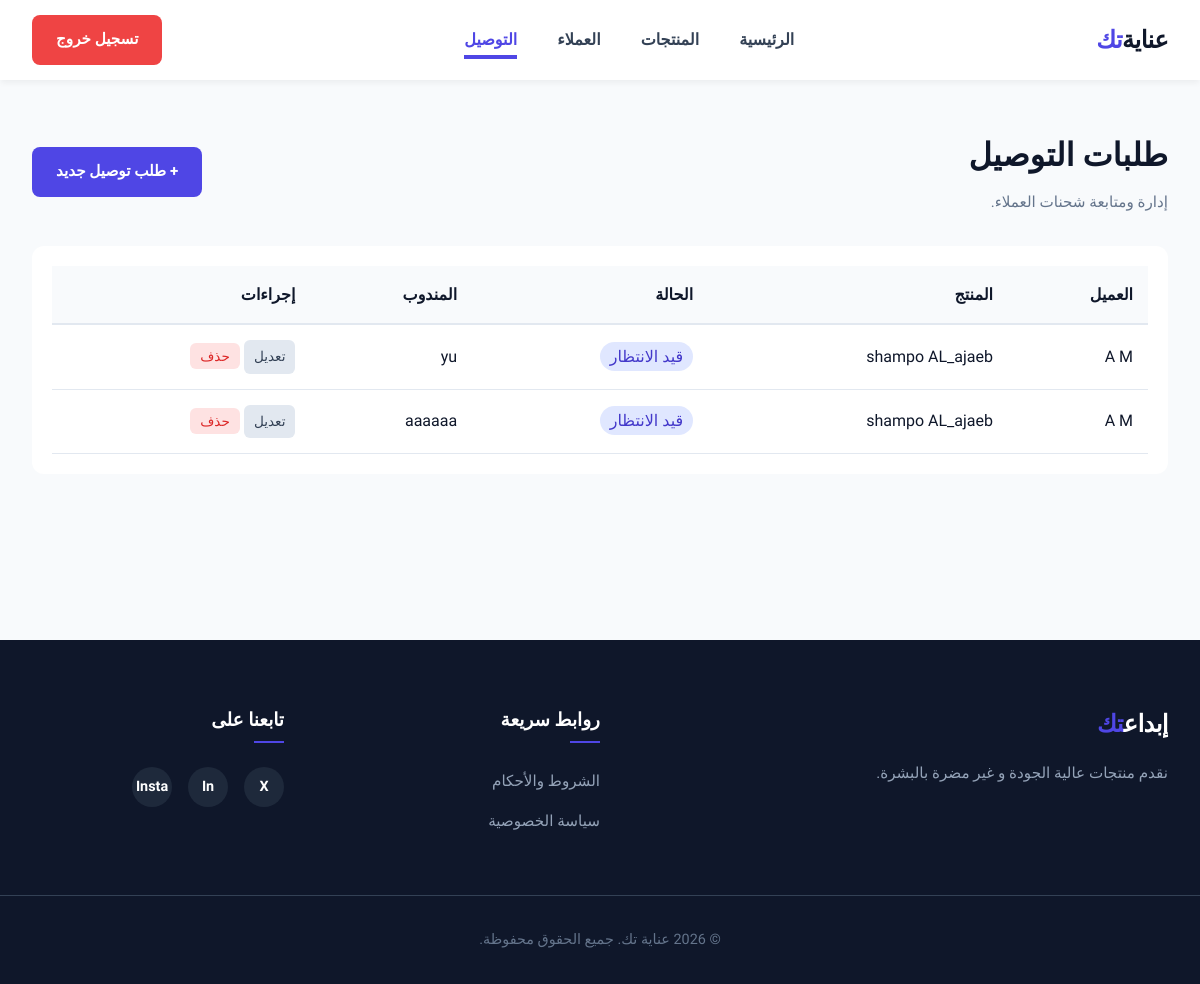
Page /delivery/ (signed in) on the committed database.
### delivery/models.py (models this page shows, shortened)
class DeliveryOrder(models.Model):
    STATUS_CHOICES = [
        ('PENDING', 'قيد الانتظار'),
        ('SHIPPED', 'تم الشحن'),
        ('DELIVERED', 'تم التوصيل'),
    ]
    customer = models.ForeignKey(Customer, on_delete=models.CASCADE, verbose_name="العميل")
    product = models.ForeignKey('products.Product', on_delete=models.CASCADE, verbose_name="المنتج")
    quantity = models.PositiveIntegerField(default=1, verbose_name="الكمية")
    status = models.CharField(max_length=20, choices=STATUS_CHOICES, default='PENDING', verbose_name="حالة الشحنة")
    order_date = models.DateTimeField(auto_now_add=True, verbose_name="تاريخ الطلب")
    delivery_driver_name = models.CharField(max_length=100, blank=True, null=True, verbose_name="اسم مندوب التوصيل")
    delivery_driver_phone = models.CharField(max_length=15, blank=True, null=True, verbose_name="هاتف المندوب")
    vehicle_number = models.CharField(max_length=50, blank=True, null=True, verbose_name="رقم مركبة التوصيل")

### customers/models.py (models this page shows, shortened)
class PersonInfo(models.Model):
    first_name = models.CharField(max_length=50, verbose_name="الاسم الأول")
    last_name = models.CharField(max_length=50, verbose_name="الاسم الأخير")
    phone = models.CharField(max_length=15, verbose_name="رقم الهاتف")
    address = models.TextField(verbose_name="العنوان")
    created_at = models.DateTimeField(auto_now_add=True, verbose_name="تاريخ الإضافة")
    class Meta:
        abstract = True

class Customer(PersonInfo):
    email = models.EmailField(unique=True, verbose_name="البريد الإلكتروني")

### products/models.py (models this page shows, shortened)
class Product(models.Model):
    CATEGORY_CHOICES = [
        ('تصميم واجهات', 'تصميم واجهات'),
        ('برمجيات وتطبيقات', 'برمجيات وتطبيقات'),
        ('استشارات رقمية', 'استشارات رقمية'),
        ('خدمات سحابية', 'خدمات سحابية'),
    ]
    name = models.CharField(max_length=200)
    description = models.TextField()
    price = models.DecimalField(max_digits=10, decimal_places=2)
    stock = models.IntegerField(default=0)
    category = models.CharField(max_length=100, choices=CATEGORY_CHOICES, blank=True, null=True)

### delivery/views.py (the view)
# urls.py: path('', views.DeliveryOrderListView.as_view(), name='delivery_order_list'),
class DeliveryOrderListView(LoginRequiredMixin, ListView):
    model = DeliveryOrder
    template_name = 'delivery/delivery_list.html'
    context_object_name = 'orders'
    ordering = ['-order_date']

### delivery/templates/delivery/delivery_list.html (shortened to what this page needs)
{% extends 'base.html' %}
{% load static %}
{% block extra_css %}
    <link rel="stylesheet" href="{% static 'css/products.css' %}">
{% endblock %}
{% block content %}
<main class="main-content-area animate-fade-in">
    <div class="container">
        {% if user.is_authenticated %}
            <div class="page-header" style="display: flex; justify-content: space-between; align-items: center; margin-bottom: 30px;">
                <div class="header-title-wrapper">
                    <h1>طلبات التوصيل</h1>
                    <p>إدارة ومتابعة شحنات العملاء.</p>
                </div>
                <a href="{% url 'delivery_create' %}" class="btn btn-primary">+ طلب توصيل جديد</a>
            </div>
            <div class="table-container">
                <table>
                    <thead>
                        <tr>
                            <th>العميل</th>
                            <th>المنتج</th>
                            <th>الحالة</th>
                            <th>المندوب</th>
                            <th>إجراءات</th>
                        </tr>
                    </thead>
                    <tbody>
                        {% for order in orders %}
                        <tr>
                            <td>{{ order.customer.first_name }} {{ order.customer.last_name }}</td>
                            <td>{{ order.product.name }}</td>
                            <td>
                                <span class="badge" style="padding: 5px 10px; border-radius: 20px; background: #e0e7ff; color: #4338ca;">
                                    {{ order.get_status_display }}
                                </span>
                            </td>
                            <td>{{ order.delivery_driver_name|default:"غير محدد" }}</td>
                            <td>
                                <a href="{% url 'delivery_update' order.pk %}" class="btn-action" style="background: #e2e8f0; color: #334155;">تعديل</a>
                                <form action="{% url 'delivery_delete' order.pk %}" method="POST" style="display:inline;">
                                    <button type="submit" class="btn-action" style="background: #fee2e2; color: #dc2626; border: none; cursor: pointer;">حذف</button>
                                </form>
                            </td>
                        </tr>
                        {% empty %}
                        <tr>
                            <td colspan="5" style="text-align: center; padding: 40px; color: #64748b;">
                                لا توجد طلبات توصيل مسجلة حالياً.
                            </td>
                        </tr>
                        {% endfor %}
                    </tbody>
                </table>
            </div>
        {% endif %}
    </div>
</main>
{% endblock %}

### products/static/css/products.css (style rules this page uses)
.animate-fade-in { animation: fadeIn 0.6s ease-out; }
.main-content-area { padding: 3rem 0; min-height: 70vh; }
.page-header { display: flex; justify-content: space-between; align-items: center; flex-wrap: wrap; gap: 1.5rem; margin-bottom: 2.5rem; }
.header-title-wrapper h1 { font-size: 2rem; font-weight: 700; color: #0f172a; margin-bottom: 0.5rem; }
.header-title-wrapper p { color: #64748b; font-size: 0.95rem; }

### static/css/style.css (style rules this page uses)
:root { --primary-color: #4f46e5; --primary-hover: #4338ca; --secondary-color: #0f172a; --light-bg: #f8fafc; --white: #ffffff; --text-color: #334155; --text-muted: #64748b; --transition: all 0.3s ease; --container-padding: 0 2rem; }
* { margin: 0; padding: 0; box-sizing: border-box; }
body { font-family: 'Cairo', sans-serif; background-color: var(--light-bg); color: var(--secondary-color); line-height: 1.7; }
a { text-decoration: none; color: inherit; transition: var(--transition); }
.container { max-width: 1200px; margin: 0 auto; padding: var(--container-padding); }
.btn { display: inline-block; padding: 0.75rem 1.5rem; border-radius: 8px; font-weight: 600; font-size: 0.95rem; cursor: pointer; transition: var(--transition); }
.btn-primary { background-color: var(--primary-color); color: var(--white); }

### delivery/templates/delivery/delivery_list.html (style rules this page uses)
.table-container { overflow-x: auto; margin-top: 20px; background: #fff; padding: 20px; border-radius: 12px; }
table { width: 100%; border-collapse: collapse; min-width: 600px; }
th { background: #f8fafc; padding: 15px; text-align: right; border-bottom: 2px solid #e2e8f0; }
td { padding: 15px; border-bottom: 1px solid #e2e8f0; }
.btn-action { padding: 5px 10px; border-radius: 6px; font-size: 0.85rem; text-decoration: none; display: inline-block; }

### rows in the picture
DeliveryOrder: customer.first_name "A", customer.last_name "M", product.name "shampo AL_ajaeb", status "قيد الانتظار", delivery_driver_name "yu"
DeliveryOrder: customer.first_name "A", customer.last_name "M", product.name "shampo AL_ajaeb", status "قيد الانتظار", delivery_driver_name "aaaaaa"
